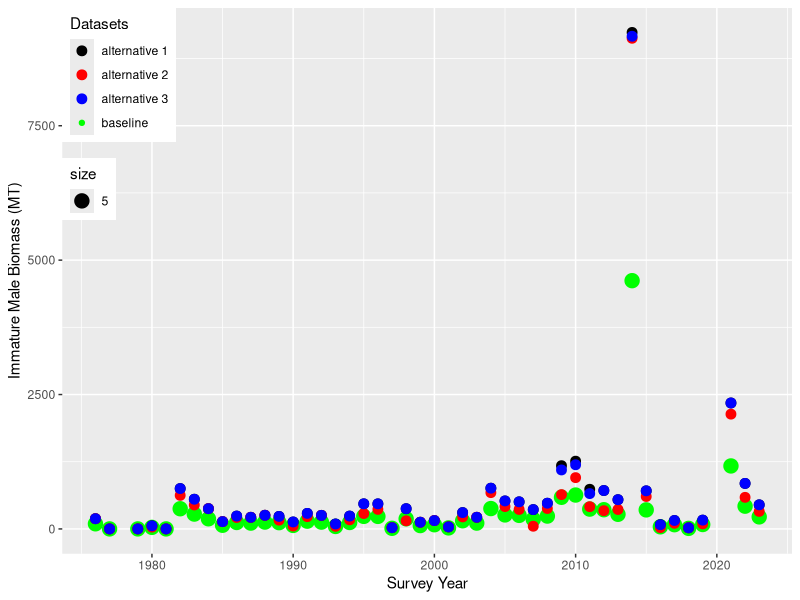
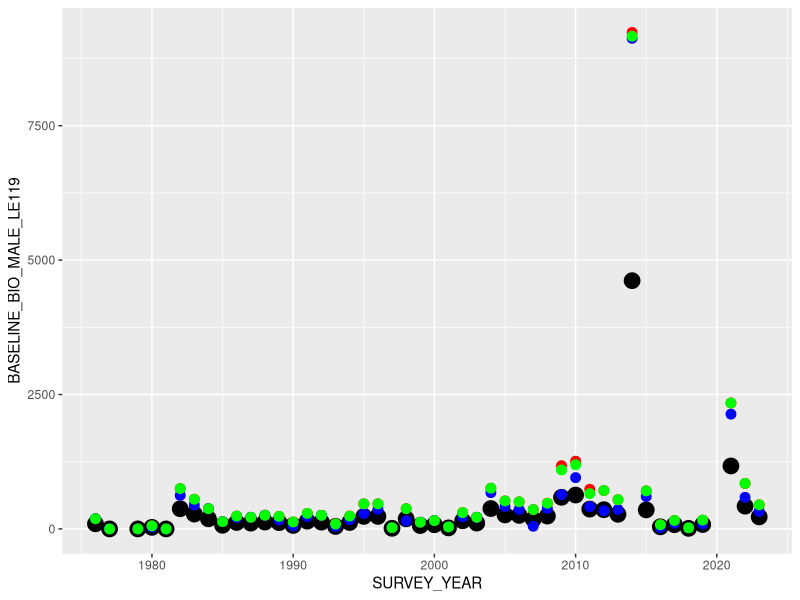
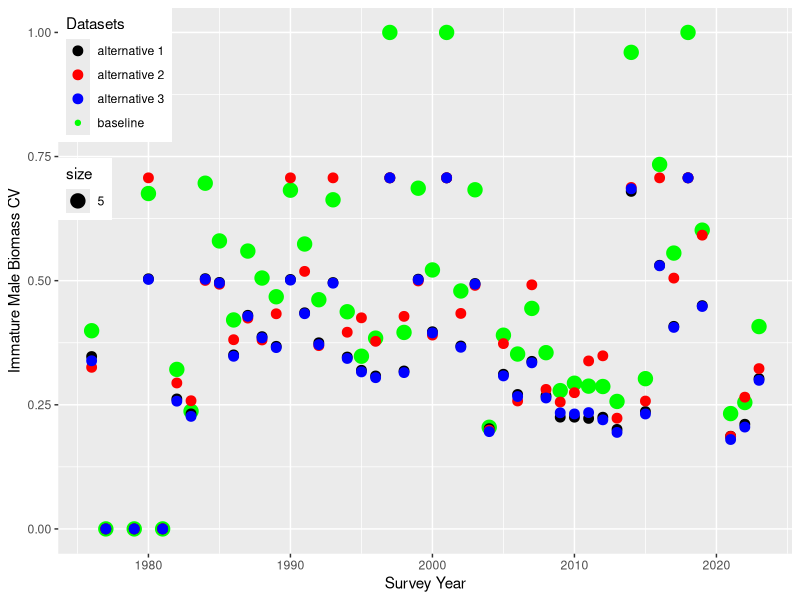
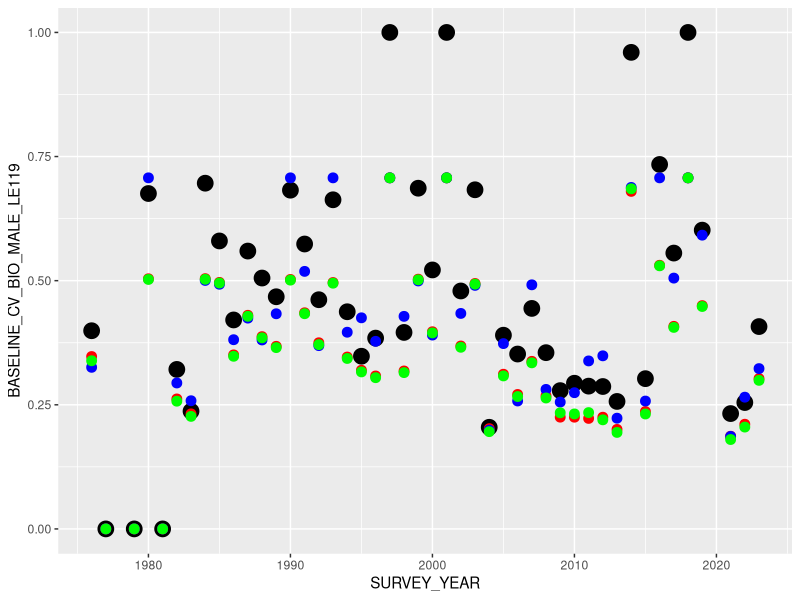
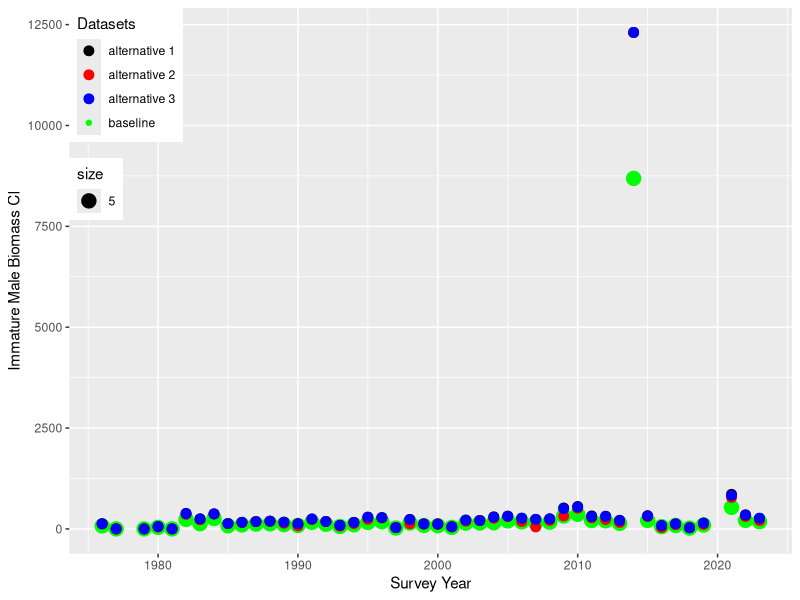
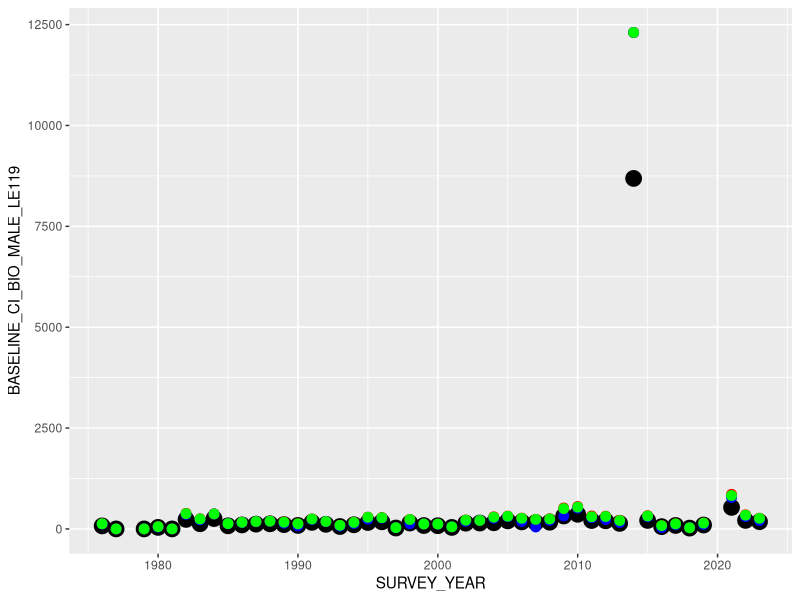

Write R code to recreate these figures, in order.
library(tidyverse)
library(ggplot2)
library(dplyr)

##### Import data
base_bio<-read_csv("./Data/rk_northern_district_biomass_baseline.csv")

alt_1_bio<-read_csv("./Data/rk_north_district_bio_alt_strata_1.csv")
alt_2_bio<-read_csv("./Data/rk_north_district_bio_alt_strata_2.csv")
alt_3_bio<-read_csv("./Data/rk_north_district_bio_alt_strata_3.csv")


base_abun<-read_csv("./Data/rk_northern_district_abundance_baseline.csv")

alt_1_abun<-read_csv("./Data/rk_north_district_pop_alt_strata_1.csv")
alt_2_abun<-read_csv("./Data/rk_north_district_pop_alt_strata_2.csv")
alt_3_abun<-read_csv("./Data/rk_north_district_pop_alt_strata_3.csv")


base_abun
names(base_bio)
######### Mature male biomass
base_bio %>%
  select(SURVEY_YEAR, BIOMASS_MALE_LE119, CV_BIOMASS_MALE_LE119, CI_BIOMASS_MALE_LE119) %>%
  rename_all(~c("SURVEY_YEAR", "BASELINE_BIO_MALE_LE119", "BASELINE_CV_BIO_MALE_LE119", "BASELINE_CI_BIO_MALE_LE119")) -> base_matbio
  
alt_1_bio %>% 
  select(BIOMASS_MALE_LE119, CV_BIOMASS_MALE_LE119, CI_BIOMASS_MALE_LE119) %>%
     rename_all(~c("ALT1_BIO_MALE_LE119", "ALT1_CV_BIO_MALE_LE119", "ALT1_CI_BIO_MALE_LE119"))-> alt_1_matbio

alt_2_bio %>% 
  select(BIOMASS_MALE_LE119, CV_BIOMASS_MALE_LE119, CI_BIOMASS_MALE_LE119) %>%
   rename_all(~c("ALT2_BIO_MALE_LE119", "ALT2_CV_BIO_MALE_LE119", "ALT2_CI_BIO_MALE_LE119"))-> alt_2_matbio

alt_3_bio %>% 
  select(BIOMASS_MALE_LE119, CV_BIOMASS_MALE_LE119, CI_BIOMASS_MALE_LE119) %>%
   rename_all(~c("ALT3_BIO_MALE_LE119", "ALT3_CV_BIO_MALE_LE119", "ALT3_CI_BIO_MALE_LE119"))-> alt_3_matbio
   
all_bio<-as.data.frame(cbind(base_matbio, alt_1_matbio, alt_2_matbio, alt_3_matbio))
###########

base_abun %>%
  select(SURVEY_YEAR, NUM_MALE_LE119, CV_NUM_MALE_LE119, CI_NUM_MALE_LE119) %>%
  rename_all(~c("SURVEY_YEAR", "BASELINE_ABUN_MALE_LE119", "BASELINE_CV_ABUN_MALE_LE119","BASELINE_CI_ABUN_MALE_LE119")) -> base_matabun

alt_1_abun %>%
  select(NUM_MALE_LE119, CV_NUM_MALE_LE119, CI_NUM_MALE_LE119) %>%
  rename_all(~c("ALT1_ABUN_MALE_LE119", "ALT1_CV_ABUN_MALE_LE119","ALT1_CI_ABUN_MALE_LE119")) -> alt_1_matabun

alt_2_abun %>%
  select(NUM_MALE_LE119, CV_NUM_MALE_LE119, CI_NUM_MALE_LE119) %>%
  rename_all(~c("ALT2_ABUN_MALE_LE119", "ALT2_CV_ABUN_MALE_LE119","ALT2_CI_ABUN_MALE_LE119")) -> alt_2_matabun

alt_3_abun %>%
  select(NUM_MALE_LE119, CV_NUM_MALE_LE119, CI_NUM_MALE_LE119) %>%
  rename_all(~c("ALT3_ABUN_MALE_LE119", "ALT3_CV_ABUN_MALE_LE119","ALT3_CI_ABUN_MALE_LE119")) -> alt_3_matabun


all_abun<-as.data.frame(cbind(base_matabun, alt_1_matabun, alt_2_matabun, alt_3_matabun))

################################ MALE_LE119 BIOMASS #########################################################################
names(all_bio)

ggplot(all_bio, aes(x=SURVEY_YEAR, y=BASELINE_BIO_MALE_LE119, color ="baseline", size = 5))+
  geom_point()+  
  geom_point(aes(y=ALT1_BIO_MALE_LE119, color = "alternative 1"), size = 3) +
  geom_point(aes(y=ALT2_BIO_MALE_LE119, color = "alternative 2"), size = 3)+
  geom_point(aes(y=ALT3_BIO_MALE_LE119, color = "alternative 3"), size = 3)+
  labs(colour="Datasets",y="Immature Male Biomass (MT)",x="Survey Year")+ 
  theme(legend.position = c(0, 1),legend.justification = c(0, 1))+
  scale_color_manual(values = c("black","red", "blue", "green"))
  
  
  
  

ggplot(all_bio, aes(x=SURVEY_YEAR))+
  geom_point(aes(y=BASELINE_BIO_MALE_LE119), color ="black", size = 5) +
  geom_point(aes(y=ALT1_BIO_MALE_LE119), color = "red", size = 3) +
  geom_point(aes(y=ALT2_BIO_MALE_LE119), color = "blue", size = 3)+
  geom_point(aes(y=ALT3_BIO_MALE_LE119), color = "green", size = 3)

################################ MALE_LE119 BIOMASS CV #########################################################################
names(all_bio)

ggplot(all_bio, aes(x=SURVEY_YEAR, y=BASELINE_CV_BIO_MALE_LE119, color ="baseline", size = 5))+
  geom_point()+  
  geom_point(aes(y=ALT1_CV_BIO_MALE_LE119, color = "alternative 1"), size = 3) +
  geom_point(aes(y=ALT2_CV_BIO_MALE_LE119, color = "alternative 2"), size = 3)+
  geom_point(aes(y=ALT3_CV_BIO_MALE_LE119, color = "alternative 3"), size = 3)+
  labs(colour="Datasets",y="Immature Male Biomass CV",x="Survey Year")+ 
  theme(legend.position = c(0, 1),legend.justification = c(0, 1))+
  scale_color_manual(values = c( "black","red", "blue", "green"))


ggplot(all_bio, aes(x=SURVEY_YEAR))+
  geom_point(aes(y=BASELINE_CV_BIO_MALE_LE119), color ="black", size = 5) +
  geom_point(aes(y=ALT1_CV_BIO_MALE_LE119), color = "red", size = 3) +
  geom_point(aes(y=ALT2_CV_BIO_MALE_LE119), color = "blue", size = 3)+
  geom_point(aes(y=ALT3_CV_BIO_MALE_LE119), color = "green", size = 3)
  

################################ MALE_LE119 BIOMASS CI #########################################################################
names(all_bio)

ggplot(all_bio, aes(x=SURVEY_YEAR, y=BASELINE_CI_BIO_MALE_LE119, color ="baseline", size = 5))+
  geom_point()+  
  geom_point(aes(y=ALT1_CI_BIO_MALE_LE119, color = "alternative 1"), size = 3)+
  geom_point(aes(y=ALT2_CI_BIO_MALE_LE119, color = "alternative 2"), size = 3)+
  geom_point(aes(y=ALT3_CI_BIO_MALE_LE119, color = "alternative 3"), size = 3)+
  labs(colour="Datasets",y="Immature Male Biomass CI",x="Survey Year")+ 
  theme(legend.position = c(0, 1),legend.justification = c(0, 1))+
  scale_color_manual(values = c("black","red", "blue", "green"))


ggplot(all_bio, aes(x=SURVEY_YEAR))+
  geom_point(aes(y=BASELINE_CI_BIO_MALE_LE119), color ="black", size = 5)+
  geom_point(aes(y=ALT1_CI_BIO_MALE_LE119), color = "red", size = 3)+
  geom_point(aes(y=ALT2_CI_BIO_MALE_LE119), color = "blue", size = 3)+
  geom_point(aes(y=ALT3_CI_BIO_MALE_LE119), color = "green", size = 3)


###########################################################################################################################
#################################### calculate averages for each group/column  across all years############################


all_bio %>%
  select(where(is.numeric)) %>% 
  colMeans(na.rm = TRUE) -> all_bio_avgs

all_abun %>%
  select(where(is.numeric)) %>% 
  colMeans(na.rm = TRUE) -> all_abun_avgs

all_bio %>%
  select(BASELINE_CV_BIO_MALE_LE119, ALT1_CV_BIO_MALE_LE119, ALT2_CV_BIO_MALE_LE119, ALT3_CV_BIO_MALE_LE119) %>% 
  colMeans(na.rm = TRUE) %>%
  as.matrix()-> bio_cv_avgs

bio_cv_avgs

